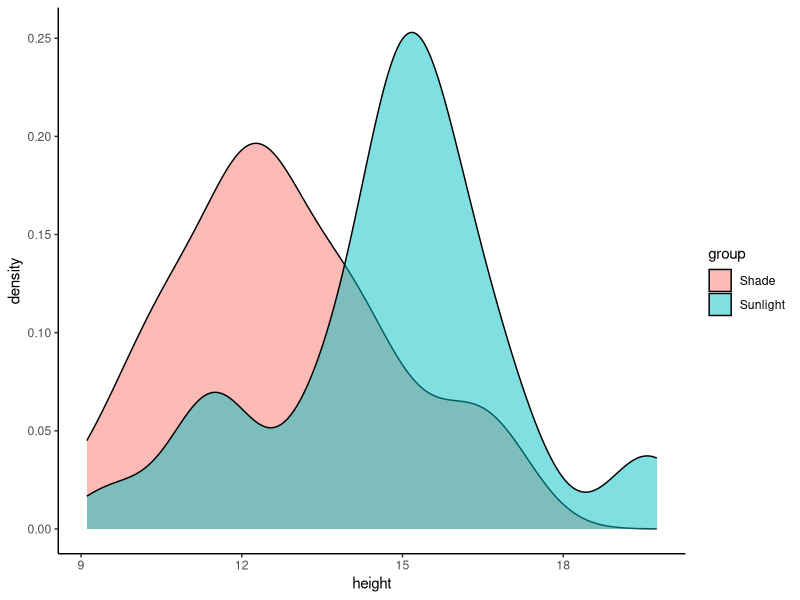
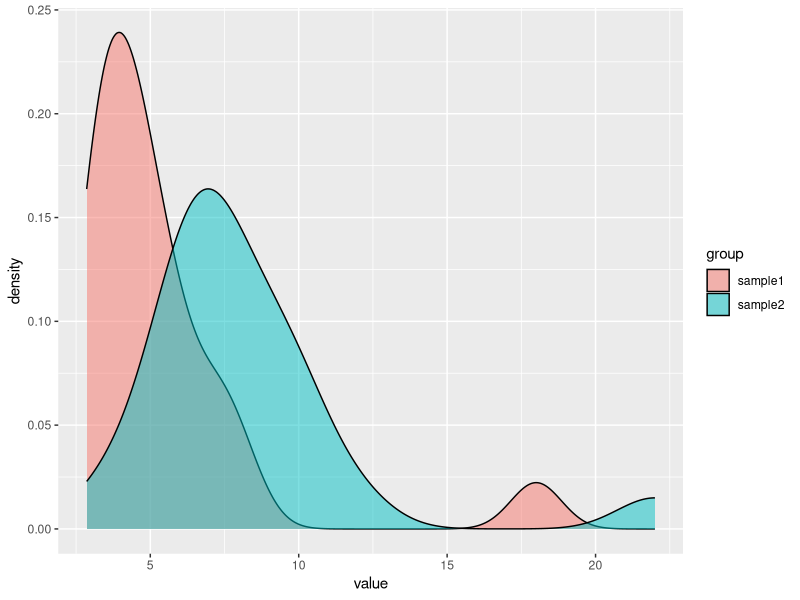
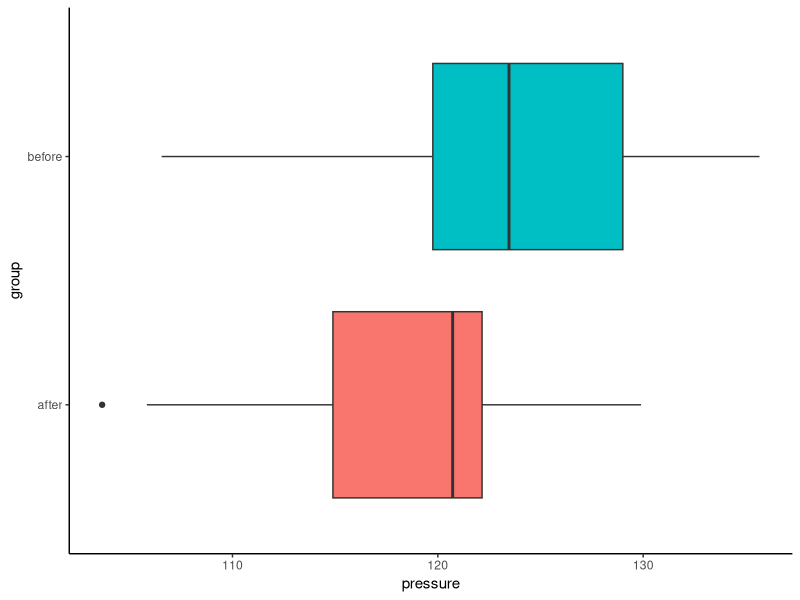
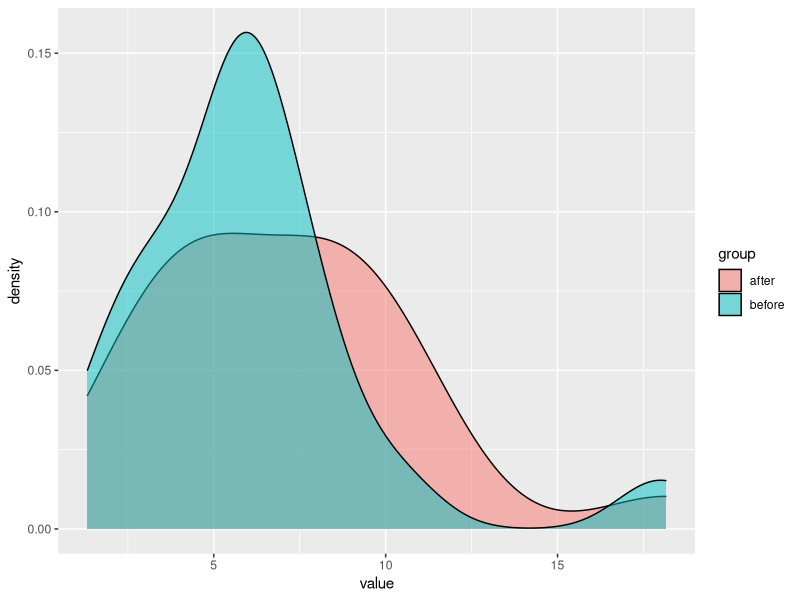
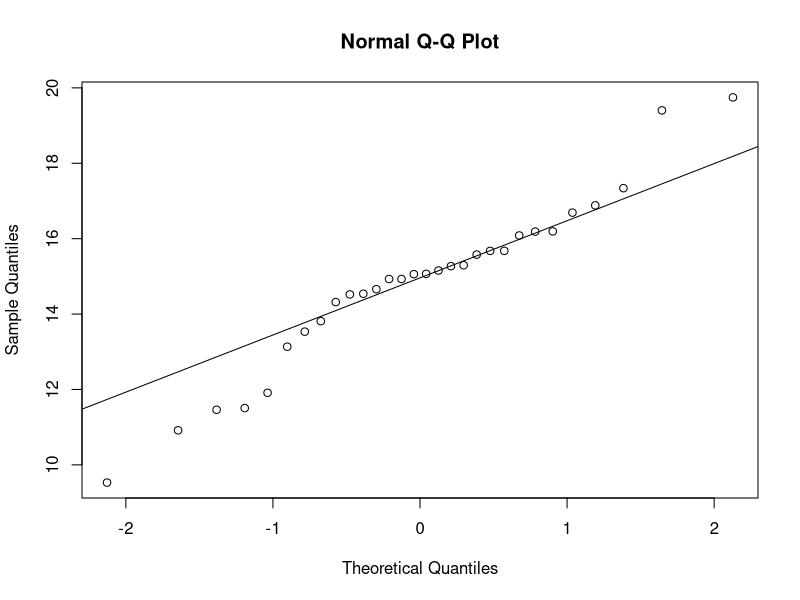
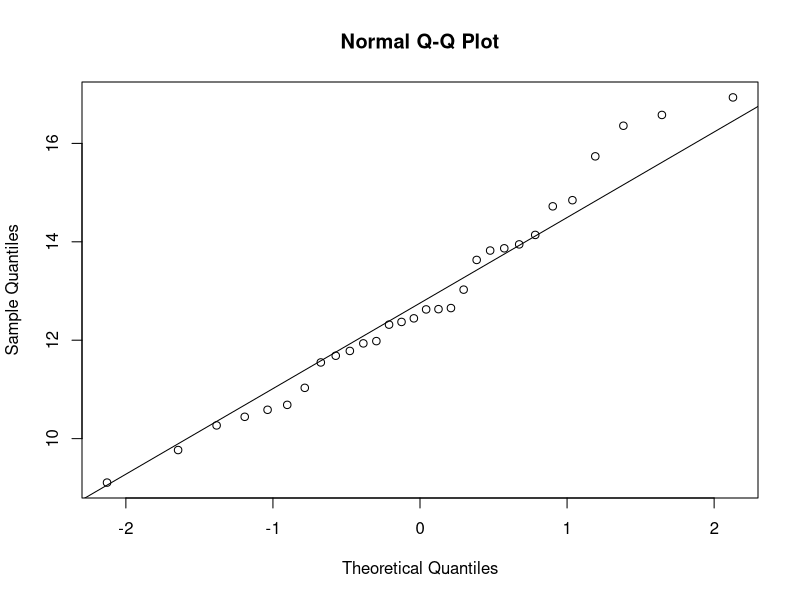
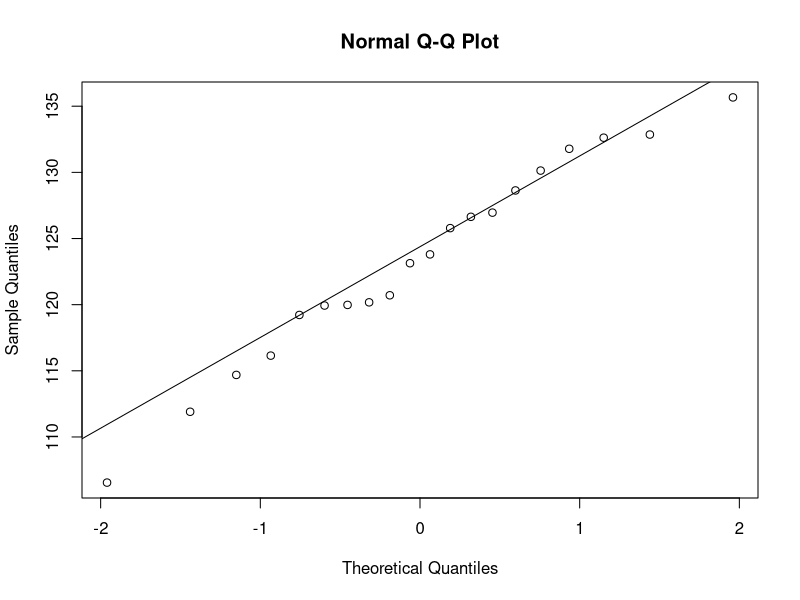
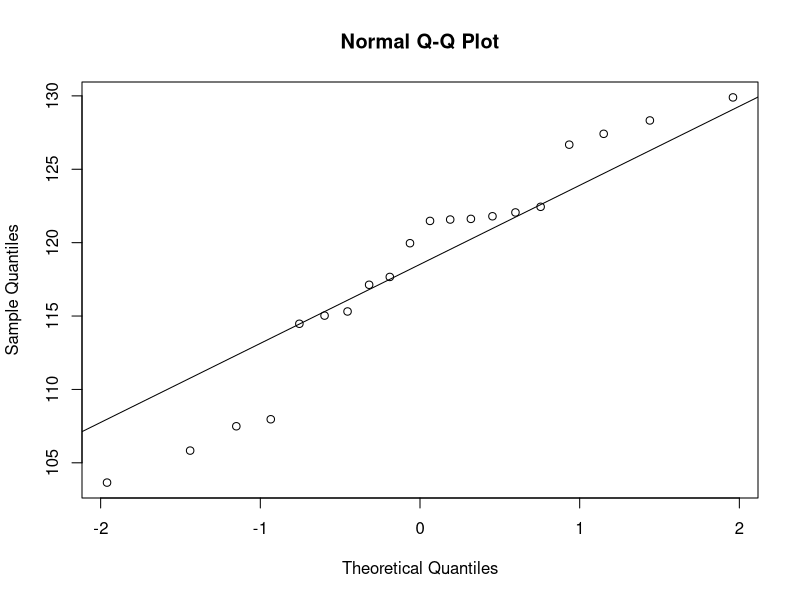

The R script that drew these images, in order:
## ---- chunk 1
knitr::opts_chunk$set(echo = TRUE)
library(dplyr)
library(tidyr)
library(ggplot2)
## ---- chunk 2
data_sunlight_plant = 
  data.frame(group = factor(rep(c("Sunlight", "Shade"), each = 30)),
             height = c(rnorm(30, mean = 15, sd = 2), 
                        rnorm(30, mean = 12, sd = 2)))

data_sunlight_plant %>% str() #!
## ---- chunk 3
ggplant = data_sunlight_plant %>%  
  ggplot(aes(x=height,fill=group)) +
  theme_classic()

# ggplant + geom_boxplot(aes(y=group)) + theme(legend.position = "none")
ggplant + geom_density(alpha=0.5)
# ggplant + geom_histogram(alpha=0.8, binwidth=1, alpha=0.6, col='black')

## ---- chunk 4
x = rnorm(10, mean=2, sd=2)
t.test(x, mu = 0)
## ---- chunk 5
x1 = rnorm(10, mean=2, sd = 4)
x2 = rnorm(10, mean=-1, sd=2)
# boxplot(x1, x2, horizontal = T)
t.test(x1,x2)
## ---- chunk 6
# t.test(height ~ group, data = data_sunlight_plant, var.equal = TRUE) # Classic t-test
t.test(height ~ group, 
       data = data_sunlight_plant) # Welch t-test
## ---- chunk 7
sample1 = c(rnorm(20, 5, 2), 18)
sample2 = c(rnorm(20, 7, 2), 22)

data_sample = data.frame(group = rep(c("sample1", "sample2"), each=21),
                         value = c(sample1, sample2))
## ---- chunk 8
data_sample %>%  ggplot(aes(x = value, fill=group)) + geom_density(alpha=0.5)
## ---- chunk 9
t.test(value ~ group,
       data=data_sample)

wilcox.test(value ~ group,
            data=data_sample)
## ---- chunk 10
before <- rnorm(20, mean = 120, sd = 10)
after <- before + rnorm(20, mean = -5, sd = 5)

data_pressure = data.frame(
 pressure = c(before, after),
 group = factor(rep(c('before', 'after'), each=20))
)

data_pressure %>% head() 
## ---- chunk 11
ggpress = data_pressure %>%  
  ggplot(aes(x=pressure, fill=group)) +
  theme_classic()

ggpress + geom_boxplot(aes(y=group)) + theme(legend.position = "none")
# ggplant + geom_density(alpha=0.5)
# ggplant + geom_histogram(alpha=0.8, binwidth=1)
## ---- chunk 12
t.test(pressure ~ group,
       data = data_pressure, 
       pair = T) # <---- !!!
## ---- chunk 13
sample_before = c(rnorm(20, 5, 2), 18)
sample_after = sample_before + rnorm(21, 1, 2)

data_before_after = data.frame(group = rep(c("before", "after"), each=21),
                         value = c(sample_before, sample_after))
## ---- chunk 14
data_before_after %>%  ggplot(aes(x = value, fill=group)) + geom_density(alpha=0.5)
## ---- chunk 15
wilcox.test(value ~ group,
            data=data_before_after,
            pair = TRUE) ## <---
## ---- chunk 16
data_cure = data.frame(
  Outcome = factor(rep(c('Cured', 'Not cured'), e=18)),
  Group = factor(c(rep("Treatment", 12), rep("Placebo", 6), rep("Treatment", 8), rep("Placebo", 10))))

data_cure %>%  head()
## ---- chunk 17
contingency_table = table(data_cure$Outcome, data_cure$Group)
contingency_table
## ---- chunk 18
chisq.test(contingency_table, 
           # correct = F
           )
## ---- chunk 19
data_knockout = data.frame(
  Outcome = factor(rep(c('Disease', 'No disease'), e=4)),
  Group = factor(c("Knockout", "Control", rep("Knockout", 3), rep("Control", 3))))

data_knockout %>%  head()
## ---- chunk 20
contingency_table_1 = table(data_knockout$Group, data_knockout$Outcome)
contingency_table_1
## ---- chunk 21
fisher.test(contingency_table_1)
## ---- chunk 22
qqnorm(data_sunlight_plant %>%  filter(group=='Sunlight') %>%  pull(height))
qqline(data_sunlight_plant %>%  filter(group=='Sunlight') %>%  pull(height))

qqnorm(data_sunlight_plant %>%  filter(group=='Shade') %>%  pull(height))
qqline(data_sunlight_plant %>%  filter(group=='Shade') %>%  pull(height))

## ---- chunk 23
qqnorm(data_pressure %>%  filter(group=='before') %>%  pull(pressure))
qqline(data_pressure %>%  filter(group=='before') %>%  pull(pressure))

qqnorm(data_pressure %>%  filter(group=='after') %>%  pull(pressure))
qqline(data_pressure %>%  filter(group=='after') %>%  pull(pressure))
## ---- chunk 24
observed <- c(435, 150, 160, 55)
expected <- c(9, 3, 3, 1) / sum(c(9, 3, 3, 1)) * sum(observed)

## ---- chunk 25
barplot(rbind(observed, expected), 
        beside = TRUE, 
        col = c("blue", "red"), 
        legend = c("Observed", "Expected"))
## ---- chunk 26
chisq.test(x=observed, p=expected/sum(expected))
